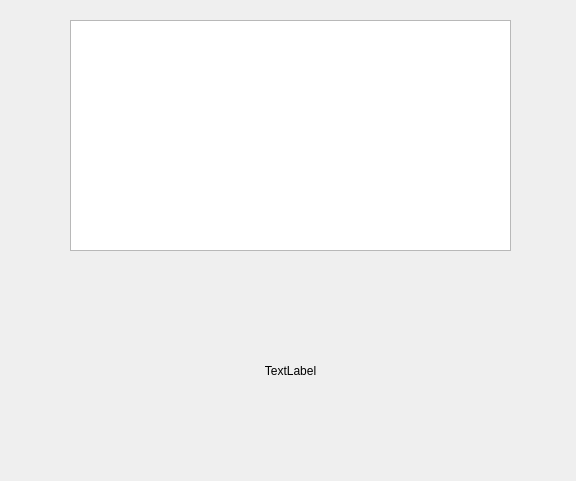
<?xml version="1.0" encoding="UTF-8"?>
<ui version="4.0">
 <class>Widget</class>
 <widget class="QWidget" name="Widget">
  <property name="geometry">
   <rect>
    <x>0</x>
    <y>0</y>
    <width>576</width>
    <height>481</height>
   </rect>
  </property>
  <property name="windowTitle">
   <string>外部文件拖放</string>
  </property>
  <widget class="QPlainTextEdit" name="plainTextEdit">
   <property name="geometry">
    <rect>
     <x>70</x>
     <y>20</y>
     <width>441</width>
     <height>231</height>
    </rect>
   </property>
  </widget>
  <widget class="QLabel" name="label">
   <property name="geometry">
    <rect>
     <x>70</x>
     <y>290</y>
     <width>441</width>
     <height>161</height>
    </rect>
   </property>
   <property name="text">
    <string>TextLabel</string>
   </property>
   <property name="alignment">
    <set>Qt::AlignmentFlag::AlignCenter</set>
   </property>
  </widget>
 </widget>
 <resources/>
 <connections/>
</ui>
